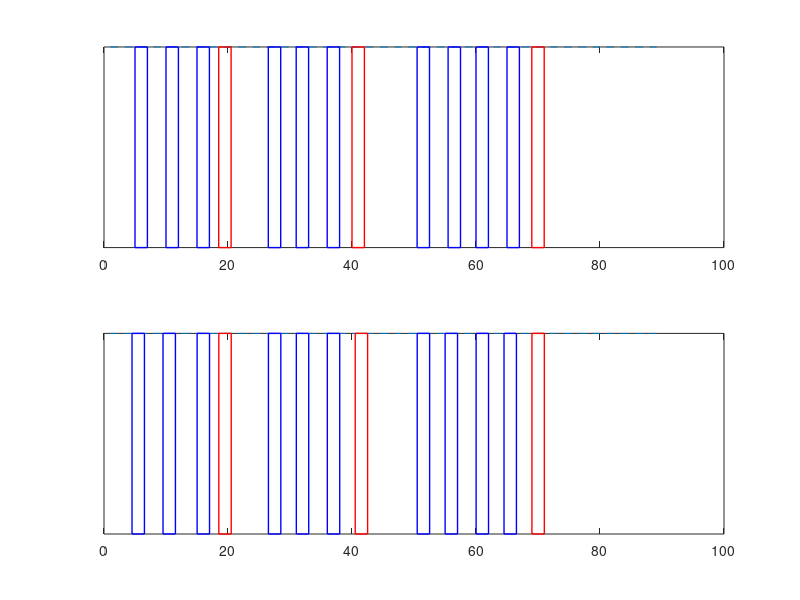

The MATLAB script that drew this image:
clear; close all; clc
load step_label.mat
load fall_label.mat
x = step_label;
y = fall_label;


figure(1)
subplot(2,1,1)
ylim([0 20])
plot(t,ground,'--')
[~,lenx] = size(x);
label_1 = [5 10 15 26.5 31 36 50.5 55.5 60 65];
label_2 = [18.5 40 69];
t = 1:1:90;
ground = 0.5*ones(1,length(t));
for i = 1: lenx
    rectangle('Position',[label_1(i),0,2,0.5],'EdgeColor','b','LineWidth',1)
end
[~,leny] = size(y);

for i = 1: leny
    rectangle('Position',[label_2(i),0,2,0.5],'EdgeColor','r','LineWidth',1)
end
set(gca,'ytick',[],'yticklabel',[])

% 
t = 1:1:90;
ground = 0.5*ones(1,length(t));
figure(1)
subplot(2,1,2)
ylim([0 20])
plot(t,ground,'--')
[~,lenx] = size(x);
for i = 1: lenx
    rectangle('Position',[x(i)/50,0,2,0.5],'EdgeColor','b','LineWidth',1)
end
[~,leny] = size(y);
 
for i = 1: leny
    rectangle('Position',[y(i)/50,0,2,0.5],'EdgeColor','r','LineWidth',1)
end

set(gca,'ytick',[],'yticklabel',[])
%


